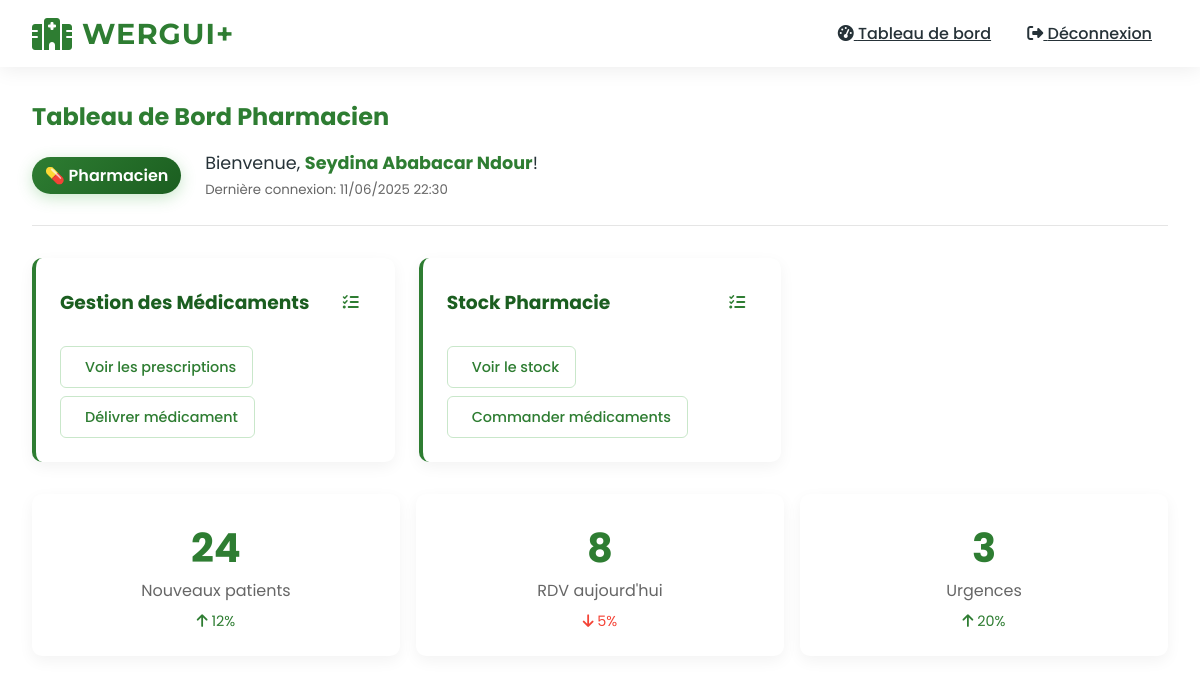
Page /accounts/dashboard/ (signed in) on the committed database.
### accounts/models.py (models this page shows, shortened)
class CustomUser(AbstractUser):
    ROLES = (
        ('DOCTOR', 'Médecin'),
        ('NURSE', 'Infirmier'),
        ('PHARMACIST', 'Pharmacien'),
        ('ADMIN', 'Administrateur'),
        ('PATIENT', 'Patient'),
    )
    role = models.CharField(max_length=15, choices=ROLES)
    phone_regex = RegexValidator(
        regex=r'^\+?1?\d{9,15}$',
        message="Le numéro de téléphone doit être au format: '+221771234567'."
    )
    phone_number = models.CharField(validators=[phone_regex], max_length=17, unique=True)
    is_verified = models.BooleanField(default=False)
    mfa_code = models.CharField(max_length=6, null=True, blank=True)
    mfa_code_created_at = models.DateTimeField(null=True, blank=True)
    groups = models.ManyToManyField(
        'auth.Group',
        verbose_name='groups',
        blank=True,
        help_text='The groups this user belongs to.',
        related_name="customuser_set",
        related_query_name="user",
    )
    user_permissions = models.ManyToManyField(
        'auth.Permission',
        verbose_name='user permissions',
        blank=True,
        help_text='Specific permissions for this user.',
        related_name="customuser_set",
        related_query_name="user",
    )

### accounts/views.py (the view)
# urls.py: path('dashboard/', views.dashboard, name='dashboard'),
@login_required
def dashboard(request):
    role_data = {
        'DOCTOR': doctor_dashboard_data(request.user),
        'NURSE': nurse_dashboard_data(request.user),
        'PHARMACIST': pharmacist_dashboard_data(request.user),
        'ADMIN': admin_dashboard_data(request.user),
        'PATIENT': patient_dashboard_data(request.user),
    }.get(request.user.role, {})
    context = {
        'title': role_data.get('title', 'Tableau de Bord'),
        'cards': role_data.get('cards', []),
        'user': request.user,
        'role_display': {
            'DOCTOR': '👨‍⚕️ Médecin',
            'NURSE': '👩‍⚕️ Infirmier',
            'PHARMACIST': '💊 Pharmacien',
            'ADMIN': '👔 Administrateur',
            'PATIENT': '👤 Patient'
        }.get(request.user.role, 'Utilisateur'),
        'last_login': request.user.last_login
    }
    return render(request, 'accounts/dashboard.html', context)

### accounts/templates/accounts/dashboard.html (shortened to what this page needs)
{% extends "base.html" %}
{% block content %}
<div class="dashboard-header" style="margin-bottom: 2rem; padding-bottom: 1.5rem; border-bottom: 1px solid rgba(0,0,0,0.1);">
    <h2 style="color: var(--medical-green); margin-bottom: 1rem;">{{ title }}</h2>
    <div class="user-info" style="display: flex; align-items: center; gap: 1.5rem;">
        <span class="role-badge" style="display: inline-block; padding: 0.35rem 0.8rem; background: linear-gradient(135deg, var(--medical-green) 0%, var(--green-dark) 100%); color: white; border-radius: 50px; font-weight: 600; box-shadow: 0 4px 15px rgba(76, 175, 80, 0.3); animation: pulse 2s infinite;">{{ role_display }}</span>
        <div>
            <p style="margin: 0; font-size: 1.1rem;">Bienvenue, <strong style="color: var(--medical-green);">{{ user.get_full_name }}</strong>!</p>
            {% if last_login %}
            <small style="color: #666;">Dernière connexion: {{ last_login|date:"d/m/Y H:i" }}</small>
            {% endif %}
        </div>
    </div>
</div>
<div class="dashboard-grid" style="display: grid; grid-template-columns: repeat(auto-fill, minmax(300px, 1fr)); gap: 1.5rem;">
    {% for card in cards %}
    <div class="dashboard-card" style="background: white; border-radius: 10px; padding: 1.5rem; box-shadow: 0 5px 15px rgba(0,0,0,0.05); transition: all 0.3s ease; position: relative; overflow: hidden; border-left: 4px solid var(--medical-green);">
        <div class="card-header" style="display: flex; justify-content: space-between; align-items: center; margin-bottom: 1.5rem;">
            <h3 style="margin: 0; color: var(--green-dark);">{{ card.title }}</h3>
            <div class="card-icon" style="width: 40px; height: 40px; background: var(--green-soft); border-radius: 50%; display: flex; align-items: center; justify-content: center; color: var(--medical-green);">
                {% if card.title == "Patients" %}
                <i class="fas fa-procedures"></i>
                {% elif card.title == "Rendez-vous" %}
                <i class="fas fa-calendar-check"></i>
                {% elif card.title == "Médicaments" %}
                <i class="fas fa-pills"></i>
                {% else %}
                <i class="fas fa-tasks"></i>
                {% endif %}
            </div>
        </div>
        <div class="card-actions" style="display: flex; flex-wrap: wrap; gap: 0.5rem;">
            {% for button in card.buttons %}
            <a href="{% url button.url %}" class="btn {% if button.class == 'btn-emergency' %}btn-emergency{% else %}btn-primary{% endif %}" style="display: inline-flex; align-items: center; padding: 0.6rem 1rem; border-radius: 6px; font-size: 0.9rem; font-weight: 500; text-decoration: none; transition: all 0.3s ease;">
                <i class="fas fa-{{ button.icon }}" style="margin-right: 8px;"></i> {{ button.text }}
            </a>
            {% endfor %}
        </div>
        <div class="card-decoration" style="position: absolute; top: 0; right: 0; width: 100%; height: 100%; background: radial-gradient(circle at 70% 20%, rgba(76, 175, 80, 0.1) 0%, transparent 50%); z-index: -1;"></div>
    </div>
    {% endfor %}
</div>
<div class="quick-stats" style="display: grid; grid-template-columns: repeat(auto-fit, minmax(200px, 1fr)); gap: 1rem; margin-top: 2rem;">
    <div class="stat-card" style="background: white; border-radius: 10px; padding: 1.5rem; text-align: center; box-shadow: 0 5px 15px rgba(0,0,0,0.05);">
        <div class="stat-value" style="font-size: 2.5rem; font-weight: 700; color: var(--medical-green);">24</div>
        <div class="stat-label" style="color: #666; margin-bottom: 0.5rem;">Nouveaux patients</div>
        <div class="stat-progress" style="color: var(--medical-green); font-size: 0.9rem;">
            <i class="fas fa-arrow-up"></i> 12%
        </div>
    </div>
    <div class="stat-card" style="background: white; border-radius: 10px; padding: 1.5rem; text-align: center; box-shadow: 0 5px 15px rgba(0,0,0,0.05);">
        <div class="stat-value" style="font-size: 2.5rem; font-weight: 700; color: var(--medical-green);">8</div>
        <div class="stat-label" style="color: #666; margin-bottom: 0.5rem;">RDV aujourd'hui</div>
        <div class="stat-progress" style="color: #f44336; font-size: 0.9rem;">
            <i class="fas fa-arrow-down"></i> 5%
        </div>
    </div>
    <div class="stat-card" style="background: white; border-radius: 10px; padding: 1.5rem; text-align: center; box-shadow: 0 5px 15px rgba(0,0,0,0.05);">
        <div class="stat-value" style="font-size: 2.5rem; font-weight: 700; color: var(--medical-green);">3</div>
        <div class="stat-label" style="color: #666; margin-bottom: 0.5rem;">Urgences</div>
        <div class="stat-progress" style="color: var(--medical-green); font-size: 0.9rem;">
            <i class="fas fa-arrow-up"></i> 20%
        </div>
    </div>
</div>
{% endblock content %}

### templates/base.html (style rules this page uses)
:root { --medical-green: #2E7D32; --green-dark: #1B5E20; --green-light: #81C784; --white: #FFFFFF; --gray-light: #FAFAFA; --text-dark: #263238; }
body { font-family: 'Poppins', sans-serif; background-color: var(--white); color: var(--text-dark); margin: 0; overflow-x: hidden; }

### accounts/templates/accounts/dashboard.html (style rules this page uses)
.btn-primary { background: var(--green-soft); color: var(--medical-green); border: 1px solid rgba(76, 175, 80, 0.3); }

### rows in the picture
CustomUser: get_full_name "Seydina Ababacar Ndour", last_login "11/06/2025 22:30"

### other values in the picture
{{ title }} "Tableau de Bord Pharmacien"
{{ role_display }} "💊 Pharmacien"
{{ card.title }} "Gestion des Médicaments" "Stock Pharmacie"
{{ button.text }} "Voir les prescriptions" "Délivrer médicament" "Voir le stock" "Commander médicaments"
